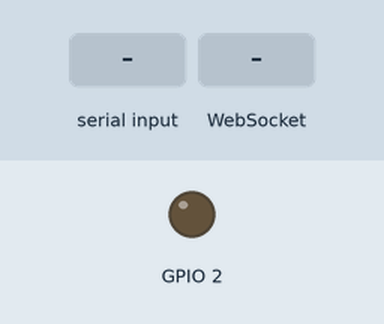
Simulated run of this sketch. Board: ESP8266 (NodeMCU). On the bench: output pins drawn as LEDs (lit = HIGH). The inputs (shaded band) are chosen by the test bench. WiFi joins after 1.5 s; servers stay silent unless stated; storage starts empty; what the sketch prints to the serial monitor is not drawn.

Above: at 2.7 s.
2.8 s: "B\n" received over Serial
At 4.0 s:
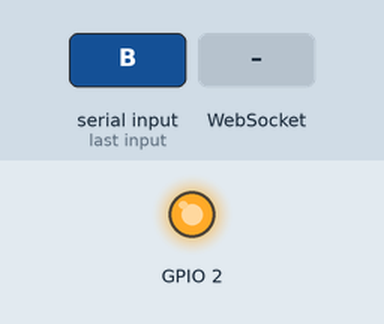
4.3 s: WebSocket text "TCM2782758385" received
Timing chart, 0 to 7.3 s (numbered marks = the images above; inputs shaded):
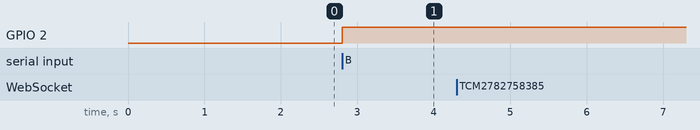

Measured:
- after the input at 2.8 s, GPIO 2: LOW → HIGH at once
- after the input at 4.3 s, every drawn part: stays the same

The sketch:

LaborManager.ino
```cpp
#include <Arduino.h>
#include <ESP8266WiFi.h>
#include <ESP8266WiFiMulti.h>
#include <WebSocketsServer.h>
#include <ESP8266WebServer.h>
#include <ESP8266mDNS.h>
#include <Hash.h>

#include "FS.h"

ESP8266WiFiMulti WiFiMulti;

#ifndef STASSID
#define STASSID "HUAWEI-B525-388A"
#define STAPSK  "internet8272"
#endif

const char* ssid     = STASSID;
const char* password = STAPSK;
String received;
ESP8266WebServer server = ESP8266WebServer(80);
WebSocketsServer webSocket = WebSocketsServer(81);

void webSocketEvent(uint8_t num, WStype_t type, uint8_t * payload, size_t lenght) {

    switch(type) {
        case WStype_DISCONNECTED:
            Serial.printf("[%u] Disconnected!\n", num);
            break;
        case WStype_CONNECTED: {
            IPAddress ip = webSocket.remoteIP(num);
            Serial.printf("[%u] Connected from %d.%d.%d.%d url: %s\n", num, ip[0], ip[1], ip[2], ip[3], payload);

            // send message to client
            webSocket.sendTXT(num, "Connected");
        }
            break;
        case WStype_TEXT:
            String request = String((char*) payload);
            Serial.println(request);
            webSocket.sendTXT(num, "0");
            delay(1000);
            webSocket.sendTXT(num, "10");
            delay(1000);
            webSocket.sendTXT(num, "20");
            delay(1000);
            webSocket.sendTXT(num, "30");
            delay(1000);
            webSocket.sendTXT(num, "40");
            delay(1000);
            webSocket.sendTXT(num, "50");
            delay(1000);
            webSocket.sendTXT(num, "60");
            delay(1000);
            webSocket.sendTXT(num, "70");
            delay(1000);
            webSocket.sendTXT(num, "80");
            delay(1000);
            webSocket.sendTXT(num, "90");
            delay(1000);
            webSocket.sendTXT(num, "101");
            break;
    }

}

String loadFile(String filename){
  File file = SPIFFS.open("/"+filename, "r");
  if (!file) {
    Serial.println("file "+filename+" open failed");
  } else{
    Serial.println("file "+filename+" open success");
    String html = "";
    while (file.available()) {
      String line = file.readStringUntil('\n');
      html += line + "\n";
    }
    file.close();

    return html;
  }
}

void setup() {
pinMode(2, OUTPUT);
    Serial.begin(115200);

    //Serial.setDebugOutput(true);

    Serial.println();
    Serial.println();
    Serial.println();
/*
    for(uint8_t t = 4; t > 0; t--) {
        Serial.printf("[SETUP] BOOT WAIT %d...\n", t);
        Serial.flush();
        delay(1000);
    }
    */

    Serial.println("Prepare file system");
    SPIFFS.begin();

    /*
    WiFi.softAP("TCM2782758385", "12345678");

    IPAddress myIP = WiFi.softAPIP();
    Serial.print("AP IP address: ");
    Serial.println(myIP);
    */

    // connect to wlan
    WiFi.mode(WIFI_STA);
    WiFi.begin(ssid, password);  //Verbinden mit Wlan Router
    Serial.println("Verbindung zum WLAN wird aufgebaut:");
    Serial.println(ssid);
    while(WiFi.status() != WL_CONNECTED) {
      Serial.print(".");
      delay(500);
    }
    Serial.println(WiFi.status() != WL_CONNECTED ? "=> Fail!":" => Connected!");
    Serial.println("IP adresse: ");
    Serial.println(WiFi.localIP());

    // start webSocket server
    webSocket.begin();
    webSocket.onEvent(webSocketEvent);

    if (MDNS.begin("esp8266", WiFi.localIP())) {
      Serial.println("MDNS responder started");
    }

    // handle index
    server.on("/", []() {
        server.send(200, "text/html", loadFile("index.html"));
    });

    server.on("/style.css", []() {
        server.send(200, "text/css", loadFile("style.css"));
    });

    server.on("/javascript.js", []() {
        server.send(200, "text/javascript", loadFile("javascript.js"));
    });

    server.on("/angular-dragdrop.js", []() {
        server.send(200, "text/javascript", loadFile("angular-dragdrop.js"));
    });
    server.begin();

    // Add service to MDNS
    MDNS.addService("http", "tcp", 80);
    MDNS.addService("ws", "tcp", 81);

    Serial.printf("Server Start\n");
}

void loop() {
    webSocket.loop();
    server.handleClient();

    if (Serial.available() > 0)
    {
        received = Serial.readStringUntil('\n');
        if((char)received[0] == 'A'){
          digitalWrite(2, LOW);   // Turn the LED on by making the voltage LOW
          Serial.println("m010");
        }
        if((char)received[0] == 'B'){
          digitalWrite(2, HIGH);   // Turn the LED on by making the voltage LOW
          Serial.println("m011");
        }
    }
}
```
